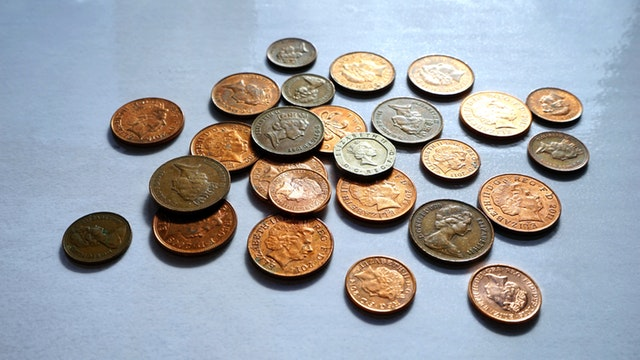
#> input picture DIP/ch11_hw/images/img.png, 640 x 360 px
$ python detect_coin.py
#> lines starting #> are read from the running program, lines starting #| are printed output that depends on the picture; after the words box and inside, x2 and y2 are one past the last pixel; in counts of white or black regions, pixels touching at a corner belong together
import cv2
import numpy as np
import random

src = cv2.imread("images/img.png", cv2.IMREAD_GRAYSCALE)
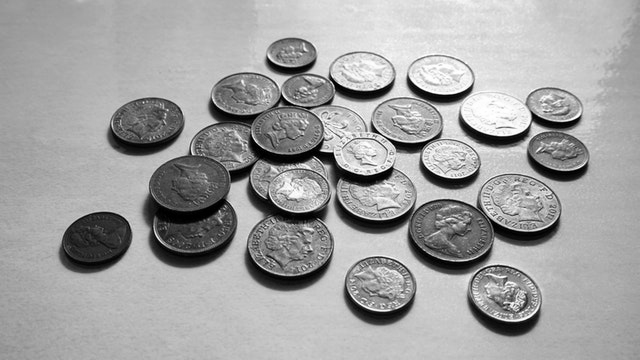
#> src: shape (360, 640); min 0, max 255, mean 161.7
if src is None:
    print("No image")

image = cv2.cvtColor(cv2.imread("images/img.png"), cv2.COLOR_BGR2RGB)
pixel_values = image.reshape((-1, 3))
pixel_values = np.float32(pixel_values)

criteria = (cv2.TERM_CRITERIA_EPS + cv2.TERM_CRITERIA_MAX_ITER, 100, 0.01)
k = 3
_, labels, centers = cv2.kmeans(pixel_values, k, None, criteria, 10, cv2.KMEANS_RANDOM_CENTERS)
#> centers = [[52.83, 38.16, 27.71], [177.1, 192.7, 209.4], [162.4, 125.8, 92.71]]

centers = np.uint8(centers)
#> centers = [[52, 38, 27], [177, 192, 209], [162, 125, 92]]
segmented_image = centers[labels.flatten()]
segmented_image = segmented_image.reshape(image.shape)
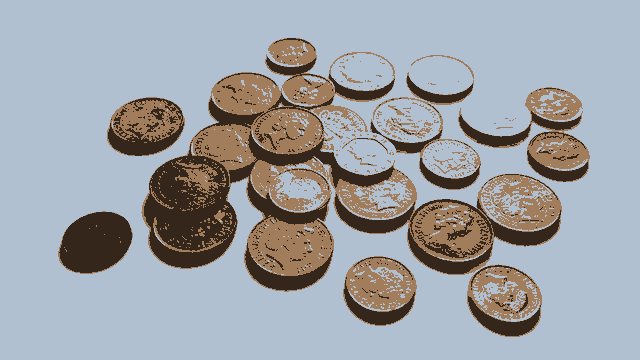
#> segmented_image: shape (360, 640, 3); mean R, G, B 158.8, 162, 167.8

cv2.imshow("Segmented Image", cv2.cvtColor(segmented_image, cv2.COLOR_RGB2BGR))

segmented_gray = cv2.cvtColor(segmented_image, cv2.COLOR_RGB2GRAY)
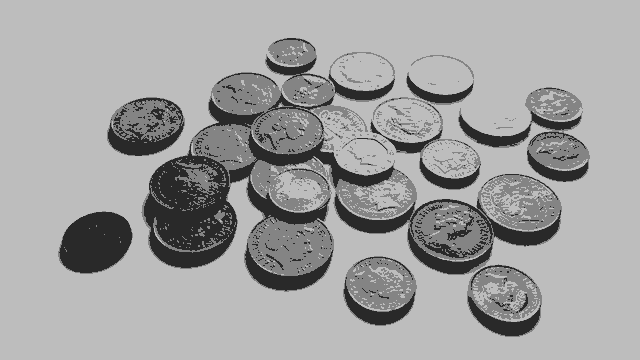
#> segmented_gray: shape (360, 640); min 41, max 189, mean 161.4
adaptive_thresh = cv2.adaptiveThreshold(segmented_gray, 255, cv2.ADAPTIVE_THRESH_GAUSSIAN_C, cv2.THRESH_BINARY, 11, 2)
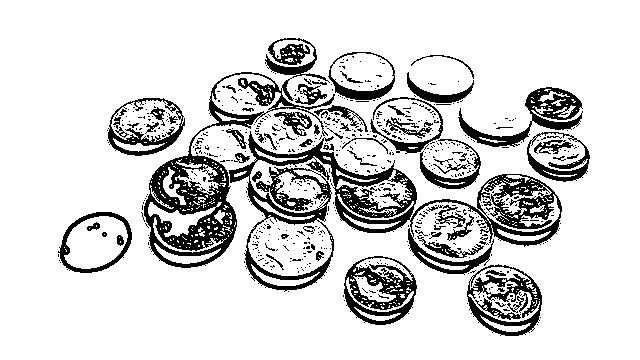
#> adaptive_thresh: shape (360, 640); 84% white; 635 black regions (566 under 20 px), largest, box (x1, y1, x2, y2) and area: (229, 131, 562, 292) 10791, (144, 38, 335, 268) 7841, (344, 256, 417, 325) 2284
cv2.imshow("Adaptive Thresholding", adaptive_thresh)

_, img_edge = cv2.threshold(adaptive_thresh, 128, 255, cv2.THRESH_BINARY_INV)
num_labels, labels, stats, centroids = cv2.connectedComponentsWithStats(img_edge)
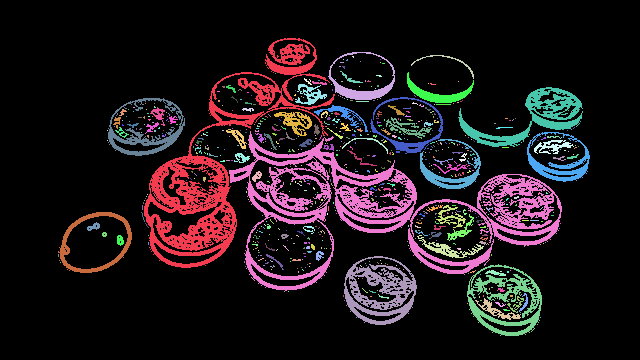
#> labels: shape (360, 640) int32; 636 distinct labels, from 0 to 635; one colour per label, 0 black
#> num_labels = 636; stats = 636 rows, first 6: [0, 0, 640, 360, 193483], [144, 38, 191, 230, 7841], [328, 52, 67, 48, 700], [411, 55, 63, 24, 113], [352, 56, 2, 2, 3], [343, 59, 1, 1, 1]; centroids = 636 pairs, first value 58 to 578, second value 56.33 to 324

colors = [np.array([0, 0, 0], dtype = np.uint8)]
for i in range(1, num_labels):
    colors.append(np.array([random.randint(0, 255) for _ in range(3)], dtype = np.uint8))
#> after the loop, colors = 636 items, first 6: [0, 0, 0], [197, 215, 20], [132, 248, 207], [155, 244, 183], [111, 71, 144], [71, 48, 128]

img_color = np.zeros((src.shape[0], src.shape[1], 3), dtype = np.uint8)
#> img_color: shape (360, 640, 3); every value is 0
for y in range(src.shape[0]):
    for x in range(src.shape[1]):
        label = labels[y, x]
        img_color[y, x] = colors[label]
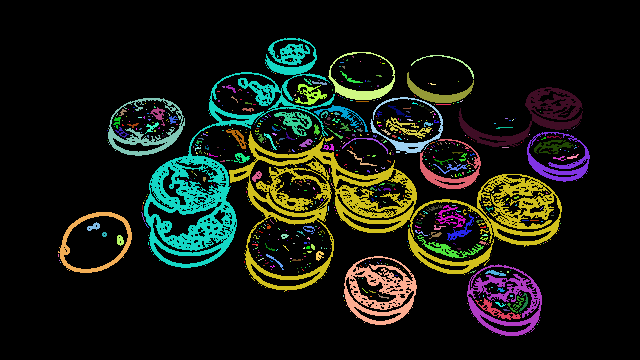
#> img_color: shape (360, 640, 3); mean of channels 0, 1, 2 18.6, 26.6, 22.5; drawn as B, G, R

cv2.imshow("Labeled map", img_color)

cv2.waitKey(0)
cv2.destroyAllWindows()
